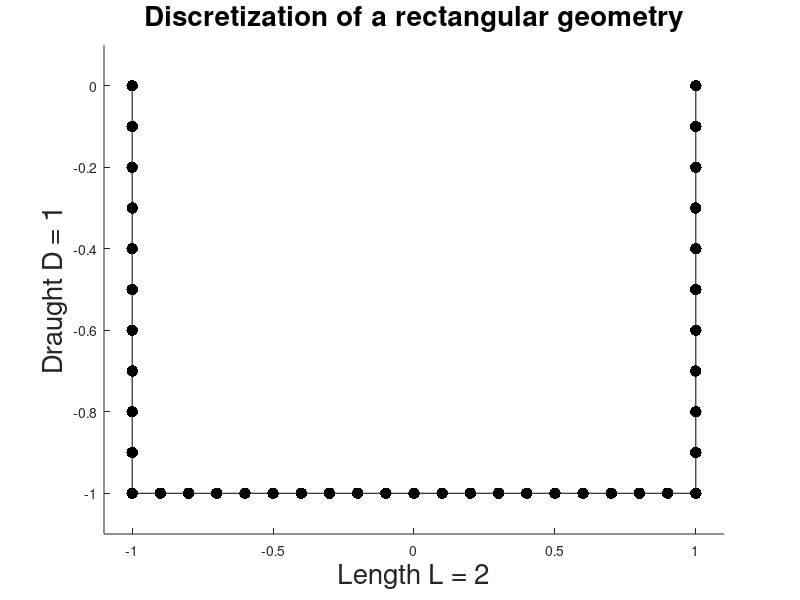

The MATLAB source for this figure:
clear;
clc;

% box of draught D and length (width) L, with D as unit length
% left vertical side
D=1;
L=2;
Nside=10;
Nbott=20;
N=Nside+Nbott+Nside;
dy=D/Nside;
dx=L/Nbott;
xp(1)=-L/2;
xm(1)=-L/2;
yp(1)=-dy;
ym(1)=-dy*(1-1);

coord=[xm(1),ym(1),xp(1),yp(1)];

for i=2:Nside;
    xp(i)=-L/2;
    xm(i)=-L/2;
    yp(i)=-dy*i;
    ym(i)=-dy*(i-1);
    coord2=[xm(i),ym(i),xp(i),yp(i)];
    coord=[coord;coord2];
end
for i=1+Nside:Nside+Nbott;
    i1=i-Nside;
    xp(i)=-L/2+dx*i1;
    xm(i)=-L/2+dx*(i1-1);
    yp(i)=-D;
    ym(i)=-D;
    coord2=[xm(i),ym(i),xp(i),yp(i)];
    coord=[coord;coord2];
end
for i=1+Nside+Nbott:Nside+Nbott+Nside;
    i1=i-Nside-Nbott;
    xp(i)=L/2;
    xm(i)=L/2;
    yp(i)=-D+dy*i1;
    ym(i)=-D+dy*(i1-1);
    coord2=[xm(i),ym(i),xp(i),yp(i)];
    coord=[coord;coord2];
end
save -ascii box1.dat coord;
% plot geometry
xa=xm;
xa=[xm,xp(N)];
ya=ym;
ya=[ym,yp(N)];
hold on
axis ([-1.1 1.1 -1.1 0.1])
h1=plot(xa,ya,'k .','MarkerSize',[25])
plot(xa,ya,'k -')
title('Discretization of a rectangular geometry', 'FontSize',20)
xlabel(['Length L = ' num2str(L)],'FontSize',20) % x-axis label
ylabel(['Draught D = ' num2str(D)], 'FontSize',20) % y-axis label
% axis off
% get(h1);
% set(h1,'MarkerSize',[25])
% set(gca,'FontSize',20)